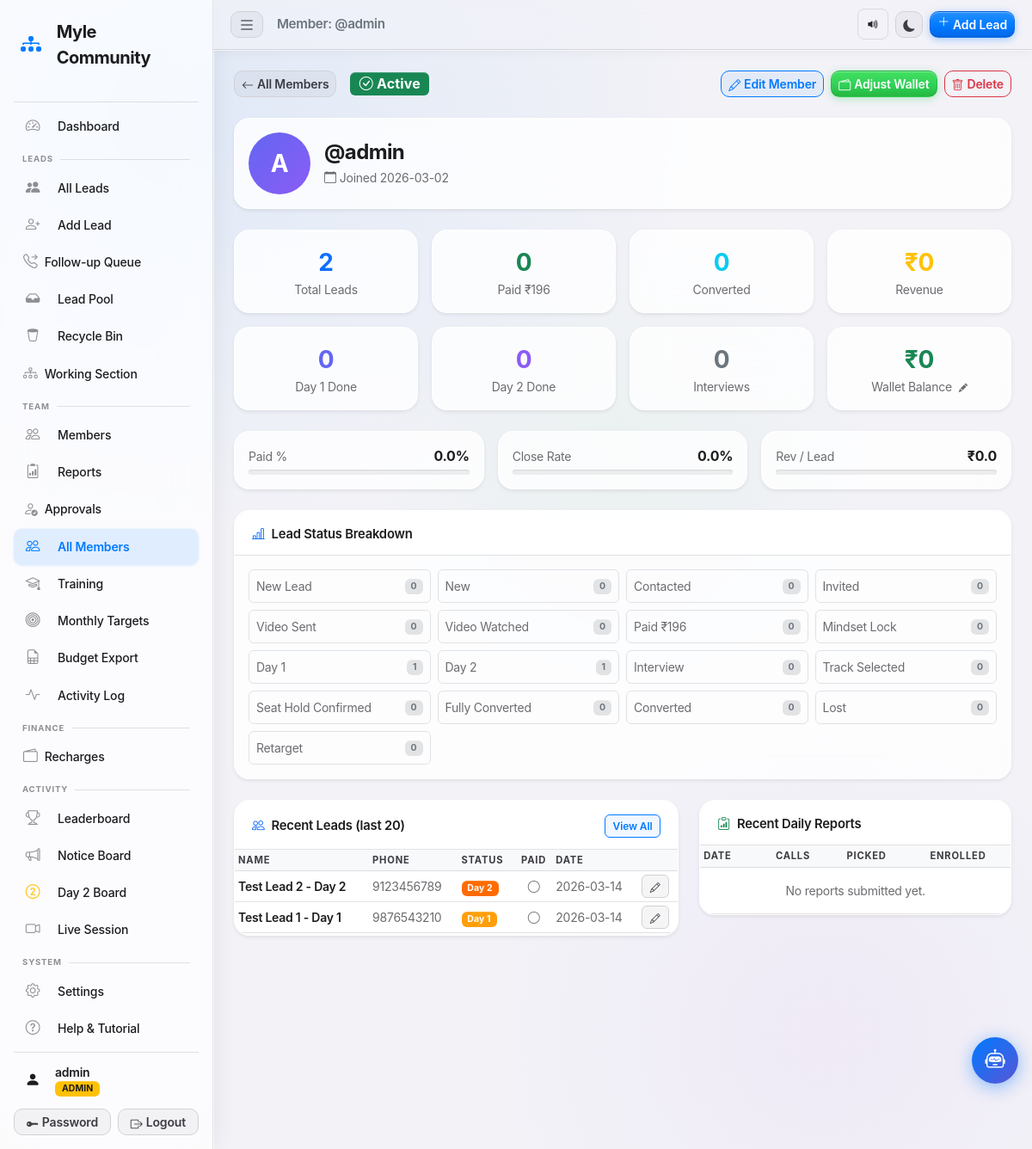
/admin/members/admin (signed in), run on the app's committed database.
### tables this page shows
CREATE TABLE users (
            id         INTEGER PRIMARY KEY AUTOINCREMENT,
            username   TEXT    NOT NULL UNIQUE,
            password   TEXT    NOT NULL,
            role       TEXT    NOT NULL DEFAULT 'team',
            created_at TEXT    NOT NULL DEFAULT (datetime('now','localtime'))
        , fbo_id TEXT NOT NULL DEFAULT '', upline_name TEXT NOT NULL DEFAULT '', phone TEXT NOT NULL DEFAULT '', status TEXT NOT NULL DEFAULT 'pending', email TEXT NOT NULL DEFAULT '', display_picture TEXT NOT NULL DEFAULT '', calling_reminder_time TEXT NOT NULL DEFAULT '', training_required INTEGER NOT NULL DEFAULT 0, training_status TEXT NOT NULL DEFAULT 'not_required', joining_date TEXT NOT NULL DEFAULT '', certificate_path TEXT NOT NULL DEFAULT '', badges_json TEXT NOT NULL DEFAULT '[]', test_score INTEGER NOT NULL DEFAULT -1, test_attempts INTEGER NOT NULL DEFAULT 0);

CREATE TABLE leads (
            id          INTEGER PRIMARY KEY AUTOINCREMENT,
            name        TEXT    NOT NULL,
            phone       TEXT    NOT NULL,
            email       TEXT,
            referred_by TEXT,
            status      TEXT    NOT NULL DEFAULT 'New',
            payment_done INTEGER NOT NULL DEFAULT 0,
            payment_amount REAL  NOT NULL DEFAULT 0.0,
            day1_done   INTEGER NOT NULL DEFAULT 0,
            day2_done   INTEGER NOT NULL DEFAULT 0,
            interview_done INTEGER NOT NULL DEFAULT 0,
            notes       TEXT,
            created_at  TEXT    NOT NULL DEFAULT (datetime('now','localtime')),
            updated_at  TEXT    NOT NULL DEFAULT (datetime('now','localtime'))
        , assigned_to TEXT NOT NULL DEFAULT '', source TEXT NOT NULL DEFAULT '', revenue REAL NOT NULL DEFAULT 0.0, follow_up_date TEXT NOT NULL DEFAULT '', call_result TEXT NOT NULL DEFAULT '', city TEXT NOT NULL DEFAULT '', deleted_at TEXT NOT NULL DEFAULT '', in_pool INTEGER NOT NULL DEFAULT 0, pool_price REAL NOT NULL DEFAULT 0.0, claimed_at TEXT NOT NULL DEFAULT '', track_selected TEXT NOT NULL DEFAULT '', track_price REAL NOT NULL DEFAULT 0.0, seat_hold_amount REAL NOT NULL DEFAULT 0.0, pending_amount REAL NOT NULL DEFAULT 0.0, last_contacted TEXT NOT NULL DEFAULT '', contact_count INTEGER NOT NULL DEFAULT 0, follow_up_time TEXT NOT NULL DEFAULT '', day1_batch TEXT NOT NULL DEFAULT '', day2_batch TEXT NOT NULL DEFAULT '', day3_batch TEXT NOT NULL DEFAULT '', d1_morning INTEGER NOT NULL DEFAULT 0, d1_afternoon INTEGER NOT NULL DEFAULT 0, d1_evening INTEGER NOT NULL DEFAULT 0, d2_morning INTEGER NOT NULL DEFAULT 0, d2_afternoon INTEGER NOT NULL DEFAULT 0, d2_evening INTEGER NOT NULL DEFAULT 0, working_date TEXT NOT NULL DEFAULT '', daily_score INTEGER NOT NULL DEFAULT 0);

### app.py (the view)
@app.route('/admin/members/<username>')
@admin_required
def member_detail(username):
    db   = get_db()
    user = db.execute("SELECT * FROM users WHERE username=?", (username,)).fetchone()
    if not user:
        flash('Member not found.', 'danger')
        db.close()
        return redirect(url_for('admin_members'))
    metrics = _get_metrics(db, username=username)
    wallet  = _get_wallet(db, username)
    recent_leads = db.execute(
        "SELECT * FROM leads WHERE assigned_to=? AND in_pool=0 ORDER BY created_at DESC LIMIT 20",
        (username,)
    ).fetchall()
    recent_reports = db.execute(
        "SELECT * FROM daily_reports WHERE username=? ORDER BY report_date DESC LIMIT 10",
        (username,)
    ).fetchall()
    _sc = db.execute(
        "SELECT status, COUNT(*) as c FROM leads WHERE assigned_to=? AND in_pool=0 AND deleted_at='' GROUP BY status",
        (username,)
    ).fetchall()
    status_data = {s: 0 for s in STATUSES}
    for row in _sc:
        if row['status'] in status_data:
            status_data[row['status']] = row['c']
    downlines = db.execute(
        "SELECT username, status FROM users WHERE upline_name=? ORDER BY username",
        (username,)
    ).fetchall()
    db.close()
    return render_template('member_detail.html',
                           member=user,
                           metrics=metrics,
                           wallet=wallet,
                           recent_leads=recent_leads,
                           recent_reports=recent_reports,
                           status_data=status_data,
                           downlines=downlines,
                           statuses=STATUSES,
                           payment_amount=PAYMENT_AMOUNT)

### app.py (called while the page is built, shortened)
def _check_session_valid():
    username = session.get('username')
    if not username:
        return False
    db = get_db()
    row = db.execute(
        "SELECT status FROM users WHERE username=?", (username,)
    ).fetchone()
    db.close()
    if not row or row['status'] != 'approved':
        session.clear()
        return False
    return True

def admin_required(f):
    @wraps(f)
    def decorated(*args, **kwargs):
        if 'username' not in session:
            flash('Please log in to continue.', 'warning')
            return redirect(url_for('login'))
        if not _check_session_valid():
            flash('Your account is no longer active. Please contact an admin.', 'danger')
            return redirect(url_for('login'))
        if session.get('role') != 'admin':
            flash('Admin access required.', 'danger')
            return redirect(url_for('team_dashboard'))
        return f(*args, **kwargs)
    return decorated

def _get_wallet(db, username):
    recharged = db.execute(
        "SELECT COALESCE(SUM(amount), 0) FROM wallet_recharges "
        "WHERE username=? AND status='approved'",
        (username,)
    ).fetchone()[0] or 0.0
    spent = db.execute(
        "SELECT COALESCE(SUM(pool_price), 0) FROM leads "
        "WHERE assigned_to=? AND in_pool=0 AND claimed_at!=''",
        (username,)
    ).fetchone()[0] or 0.0
    return {
        'recharged': recharged,
        'spent':     spent,
        'balance':   recharged - spent,
    }

@app.context_processor
def inject_pending_count():
    if session.get('role') == 'admin':
        db  = get_db()
        row = db.execute("""
            SELECT
              (SELECT COUNT(*) FROM users           WHERE status='pending') as pu,
              (SELECT COUNT(*) FROM wallet_recharges WHERE status='pending') as wp
        """).fetchone()
        db.close()
        return {'pending_count': row['pu'], 'wallet_pending': row['wp'], 'has_pending_work': False}

@app.before_request
def csrf_protect():
    if '_csrf_token' not in session:
        session['_csrf_token'] = secrets.token_hex(32)
    if request.method in ('GET', 'HEAD', 'OPTIONS', 'TRACE'):
        return

@app.context_processor
def inject_csrf_token():
    return {'csrf_token': session.get('_csrf_token', '')}

### templates/member_detail.html (shortened to what this page needs)
{% extends "base.html" %}
{% block page_title %}Member: @{{ member.username }}{% endblock %}
{% block content %}
<div class="d-flex align-items-center gap-3 mb-4 flex-wrap">
  <a href="{{ url_for('admin_members') }}" class="btn btn-sm btn-outline-secondary">
    <i class="bi bi-arrow-left me-1"></i>All Members
  </a>
  {% if member.status == 'approved' %}
    <span class="badge bg-success fs-6"><i class="bi bi-check-circle me-1"></i>Active</span>
  {% elif member.status == 'pending' %}
    <span class="badge bg-warning text-dark fs-6">Pending Approval</span>
  {% else %}
    <span class="badge bg-danger fs-6">Rejected</span>
  {% endif %}
  <div class="ms-auto d-flex gap-2 flex-wrap">
    <button type="button" class="btn btn-sm btn-outline-primary" data-bs-toggle="modal" data-bs-target="#editMemberModal">
      <i class="bi bi-pencil me-1"></i>Edit Member
    </button>
    <button type="button" class="btn btn-sm btn-success" data-bs-toggle="modal" data-bs-target="#walletAdjustModal">
      <i class="bi bi-wallet2 me-1"></i>Adjust Wallet
    </button>
    <button type="button" class="btn btn-sm btn-outline-danger" data-bs-toggle="modal" data-bs-target="#deleteMemberModal">
      <i class="bi bi-trash me-1"></i>Delete
    </button>
  </div>
</div>
<div class="card border-0 shadow-sm mb-4">
  <div class="card-body">
    <div class="d-flex align-items-center gap-3 flex-wrap">
      {% if member.display_picture %}
        <img src="{{ member.display_picture }}" class="rounded-circle" width="72" height="72"
             style="object-fit:cover;">
      {% else %}
        <div class="rounded-circle d-flex align-items-center justify-content-center"
             style="width:72px;height:72px;background:linear-gradient(135deg,#6366f1,#8b5cf6);color:white;font-size:1.75rem;font-weight:700;flex-shrink:0;">
          {{ member.username[0]|upper }}
        </div>
      {% endif %}
      <div>
        <h4 class="mb-1 fw-bold">@{{ member.username }}</h4>
        <div class="d-flex flex-wrap gap-3 small text-muted">
          <span><i class="bi bi-calendar me-1"></i>Joined {{ member.created_at[:10] }}</span>
        </div>
      </div>
    </div>
  </div>
</div>
<div class="row g-3 mb-4">
  <div class="col-6 col-md-3">
    <div class="card border-0 shadow-sm text-center py-3">
      <div class="fw-bold fs-3 text-primary">{{ metrics.total }}</div>
      <div class="text-muted small">Total Leads</div>
    </div>
  </div>
  <div class="col-6 col-md-3">
    <div class="card border-0 shadow-sm text-center py-3">
      <div class="fw-bold fs-3 text-success">{{ metrics.paid }}</div>
      <div class="text-muted small">Paid ₹{{ payment_amount|int }}</div>
    </div>
  </div>
  <div class="col-6 col-md-3">
    <div class="card border-0 shadow-sm text-center py-3">
      <div class="fw-bold fs-3 text-info">{{ metrics.converted }}</div>
      <div class="text-muted small">Converted</div>
    </div>
  </div>
  <div class="col-6 col-md-3">
    <div class="card border-0 shadow-sm text-center py-3">
      <div class="fw-bold fs-3 text-warning">₹{{ metrics.revenue|int }}</div>
      <div class="text-muted small">Revenue</div>
    </div>
  </div>
  <div class="col-6 col-md-3">
    <div class="card border-0 shadow-sm text-center py-3">
      <div class="fw-bold fs-3" style="color:#6366f1;">{{ metrics.day1 }}</div>
      <div class="text-muted small">Day 1 Done</div>
    </div>
  </div>
  <div class="col-6 col-md-3">
    <div class="card border-0 shadow-sm text-center py-3">
      <div class="fw-bold fs-3" style="color:#8b5cf6;">{{ metrics.day2 }}</div>
      <div class="text-muted small">Day 2 Done</div>
    </div>
  </div>
  <div class="col-6 col-md-3">
    <div class="card border-0 shadow-sm text-center py-3">
      <div class="fw-bold fs-3 text-secondary">{{ metrics.interviews }}</div>
      <div class="text-muted small">Interviews</div>
    </div>
  </div>
  <div class="col-6 col-md-3">
    <div class="card border-0 shadow-sm text-center py-3" style="cursor:pointer;"
         data-bs-toggle="modal" data-bs-target="#walletAdjustModal" title="Click to adjust wallet">
      <div class="fw-bold fs-3 {% if wallet.balance >= 0 %}text-success{% else %}text-danger{% endif %}">
        ₹{{ wallet.balance|int }}
      </div>
      <div class="text-muted small">Wallet Balance <i class="bi bi-pencil-fill ms-1" style="font-size:0.65rem;"></i></div>
    </div>
  </div>
</div>
<div class="row g-3 mb-4">
  <div class="col-6 col-md-4">
    <div class="card border-0 shadow-sm p-3">
      <div class="d-flex justify-content-between align-items-center mb-1">
        <span class="small text-muted">Paid %</span>
        <span class="fw-bold">{{ metrics.paid196_pct }}%</span>
      </div>
      <div class="progress" style="height:6px;">
      </div>
    </div>
  </div>
  <div class="col-6 col-md-4">
    <div class="card border-0 shadow-sm p-3">
      <div class="d-flex justify-content-between align-items-center mb-1">
        <span class="small text-muted">Close Rate</span>
        <span class="fw-bold">{{ metrics.close_pct }}%</span>
      </div>
      <div class="progress" style="height:6px;">
      </div>
    </div>
  </div>
  <div class="col-6 col-md-4">
    <div class="card border-0 shadow-sm p-3">
      <div class="d-flex justify-content-between align-items-center mb-1">
        <span class="small text-muted">Rev / Lead</span>
        <span class="fw-bold">₹{{ metrics.rev_per_lead }}</span>
      </div>
      <div class="progress" style="height:6px;">
      </div>
    </div>
  </div>
</div>
<div class="card border-0 shadow-sm mb-4">
  <div class="card-header bg-transparent border-0 fw-semibold pt-3">
    <i class="bi bi-bar-chart-line me-2 text-primary"></i>Lead Status Breakdown
  </div>
  <div class="card-body">
    <div class="row g-2">
      {% for s, count in status_data.items() %}
      <div class="col-6 col-sm-4 col-md-3">
        <div class="d-flex justify-content-between align-items-center p-2 rounded border small">
          <span class="text-muted">{{ s }}</span>
          <span class="badge bg-secondary-subtle text-secondary fw-bold">{{ count }}</span>
        </div>
      </div>
      {% endfor %}
    </div>
  </div>
</div>
<div class="row g-4">
  <div class="col-12 col-lg-7">
    <div class="card border-0 shadow-sm h-100">
      <div class="card-header bg-transparent border-0 fw-semibold pt-3 d-flex justify-content-between align-items-center">
        <span><i class="bi bi-people me-2 text-primary"></i>Recent Leads (last 20)</span>
        <a href="{{ url_for('leads') }}?q={{ member.username }}" class="btn btn-xs btn-outline-primary">View All</a>
      </div>
      <div class="card-body p-0">
        <div class="table-responsive">
          <table class="table table-sm table-hover align-middle mb-0 small">
            <thead class="table-light text-muted">
              <tr>
                <th>Name</th>
                <th>Phone</th>
                <th>Status</th>
                <th class="text-center">Paid</th>
                <th>Date</th>
                <th></th>
              </tr>
            </thead>
            <tbody>
              {% for lead in recent_leads %}
              <tr>
                <td class="fw-semibold">{{ lead.name }}</td>
                <td class="text-muted">{{ lead.phone }}</td>
                <td><span class="badge status-{{ lead.status|replace(' ','') }}">{{ lead.status }}</span></td>
                <td class="text-center">
                  {% if lead.payment_done %}
                    <i class="bi bi-check-circle-fill text-success"></i>
                  {% else %}
                    <i class="bi bi-circle text-muted"></i>
                  {% endif %}
                </td>
                <td class="text-muted">{{ lead.created_at[:10] }}</td>
                <td>
                  <a href="{{ url_for('edit_lead', lead_id=lead.id) }}"
                     class="btn btn-xs btn-outline-secondary">
                    <i class="bi bi-pencil"></i>
                  </a>
                </td>
              </tr>
              {% else %}
              <tr>
                <td colspan="6" class="text-center text-muted py-4">No leads yet.</td>
              </tr>
              {% endfor %}
            </tbody>
          </table>
        </div>
      </div>
    </div>
  </div>
  <div class="col-12 col-lg-5">
    <div class="card border-0 shadow-sm mb-4">
      <div class="card-header bg-transparent border-0 fw-semibold pt-3">
        <i class="bi bi-clipboard-data me-2 text-success"></i>Recent Daily Reports
      </div>
      <div class="card-body p-0">
        <div class="table-responsive">
          <table class="table table-sm table-hover align-middle mb-0 small">
            <thead class="table-light text-muted">
              <tr>
                <th>Date</th>
                <th class="text-center">Calls</th>
                <th class="text-center">Picked</th>
                <th class="text-center">Enrolled</th>
              </tr>
            </thead>
            <tbody>
              {% for r in recent_reports %}
              <tr>
                <td class="fw-semibold">{{ r.report_date }}</td>
                <td class="text-center">{{ r.total_calling }}</td>
                <td class="text-center">{{ r.calls_picked }}</td>
                <td class="text-center">
                  <span class="badge bg-success-subtle text-success">{{ r.enrollments_done }}</span>
                </td>
              </tr>
              {% else %}
              <tr>
                <td colspan="4" class="text-center text-muted py-3">No reports submitted yet.</td>
              </tr>
              {% endfor %}
            </tbody>
          </table>
        </div>
      </div>
    </div>
  </div>
</div>
{% endblock %}

### data on the page
users: username "admin", username "A", created_at "2026-03-02"
leads: status "Day 1", id "1", name "Test Lead 1 - Day 1", phone "9876543210", payment_done 0 (drawn), created_at "2026-03-14"
leads: name "Test Lead 2 - Day 2", phone "9123456789", status "Day 2", payment_done 0 (drawn), created_at "2026-03-14"

### other printed values
{{ session.get('username', '') }} "admin"
{{ session.get('role', '') | upper }} "ADMIN"
{{ metrics.total }} "2"
{{ metrics.paid }} "0"
{{ payment_amount|int }} "196"
{{ metrics.converted }} "0"
{{ metrics.revenue|int }} "0"
{{ metrics.day1 }} "0"
{{ metrics.day2 }} "0"
{{ metrics.interviews }} "0"
{{ wallet.balance|int }} "0"
{{ metrics.paid196_pct }} "0.0"
{{ metrics.close_pct }} "0.0"
{{ metrics.rev_per_lead }} "0.0"
{{ s }} "New Lead" "New" "Contacted" "Invited" "Video Sent" "Video Watched" "Paid ₹196" "Mindset Lock" "Day 2" "Interview" "Track Selected" "Seat Hold Confirmed" "Fully Converted" "Converted" "Lost" "Retarget"
